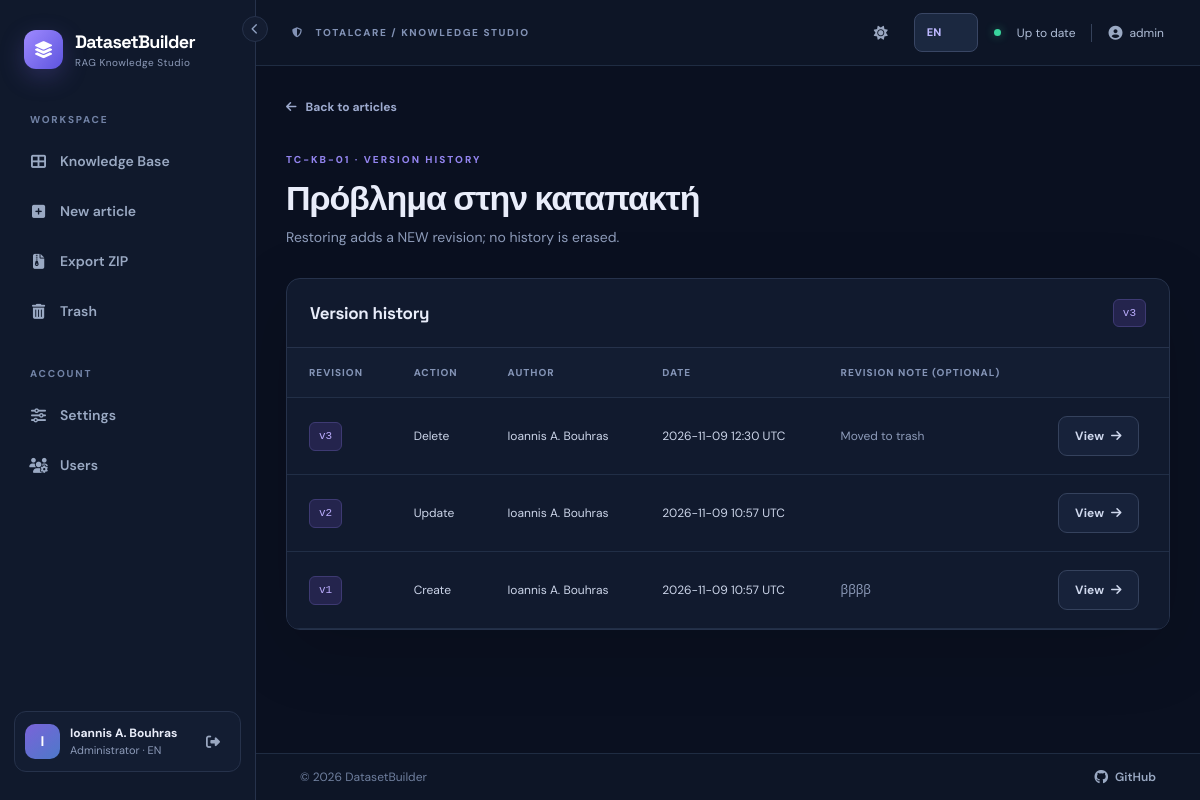
/documents/1/history (signed in), run on the app's committed database.
### datasetbuilder/models.py (models this page shows, shortened)
class User(UserMixin, db.Model):
    __tablename__ = "users"
    id = db.Column(db.Integer, primary_key=True)
    username = db.Column(db.String(80), nullable=False, unique=True)
    display_name = db.Column(db.String(160), nullable=False)
    password_hash = db.Column(db.String(255), nullable=False)
    role = db.Column(db.String(20), nullable=False, default="editor")
    active = db.Column(db.Boolean, nullable=False, default=True)
    created_at = db.Column(db.DateTime, nullable=False, default=utcnow)
    last_login_at = db.Column(db.DateTime)
    preferred_language = db.Column(db.String(2), nullable=False, default="en")
    preferred_theme = db.Column(db.String(5), nullable=False, default="dark")
    @property
    def is_active(self):
        return self.active
    def can_edit(self):
        return self.role in ("admin", "editor")
    def is_admin(self):
        return self.role == "admin"

class Document(db.Model):
    __tablename__ = "documents"
    __table_args__ = (Index("ix_documents_search_filters", "deleted_at", "knowledge_status", "category"),)
    id = db.Column(db.Integer, primary_key=True)
    title = db.Column(db.String(240), nullable=False)
    slug = db.Column(db.String(260), nullable=False)
    markdown = db.Column(db.Text, nullable=False)
    category = db.Column(db.String(120), nullable=False, default="General")
    knowledge_status = db.Column(db.String(60), nullable=False, default="Draft")
    product = db.Column(db.String(120), nullable=False, default="TotalCare")
    language = db.Column(db.String(40), nullable=False, default="English")
    created_by_id = db.Column(db.Integer, db.ForeignKey("users.id", ondelete="RESTRICT"), nullable=False)
    updated_by_id = db.Column(db.Integer, db.ForeignKey("users.id", ondelete="RESTRICT"), nullable=False)
    revision = db.Column(db.Integer, nullable=False, default=1)
    created_at = db.Column(db.DateTime, nullable=False, default=utcnow)
    updated_at = db.Column(db.DateTime, nullable=False, default=utcnow)
    deleted_at = db.Column(db.DateTime)
    sync_error = db.Column(db.Text)
    created_by = db.relationship("User", foreign_keys=[created_by_id], lazy="joined")
    updated_by = db.relationship("User", foreign_keys=[updated_by_id], lazy="joined")
    versions = db.relationship("DocumentRevision", back_populates="document", order_by="DocumentRevision.number.desc()")
    @property
    def kb_id(self):
        from flask import current_app
        return f"{current_app.config['KB_PREFIX']}-{self.id:0{current_app.config['KB_PADDING']}d}"

class DocumentRevision(db.Model):
    __tablename__ = "document_revisions"
    __table_args__ = (UniqueConstraint("document_id", "number", name="uq_doc_revision"),)
    id = db.Column(db.Integer, primary_key=True)
    document_id = db.Column(db.Integer, db.ForeignKey("documents.id", ondelete="CASCADE"), nullable=False, index=True)
    number = db.Column(db.Integer, nullable=False)
    title = db.Column(db.String(240), nullable=False)
    slug = db.Column(db.String(260), nullable=False)
    markdown = db.Column(db.Text, nullable=False)
    edited_by_id = db.Column(db.Integer, db.ForeignKey("users.id", ondelete="RESTRICT"), nullable=False)
    action = db.Column(db.String(30), nullable=False, default="update")
    note = db.Column(db.String(500), nullable=False, default="")
    created_at = db.Column(db.DateTime, nullable=False, default=utcnow)
    document = db.relationship("Document", back_populates="versions")
    edited_by = db.relationship("User", lazy="joined")

### datasetbuilder/views.py (the view)
@bp.get('/documents/<int:doc_id>/history')
@login_required
def history(doc_id):
    doc = get_doc_or_404(doc_id, include_deleted=True)
    revisions = (db.session.query(DocumentRevision).filter_by(document_id=doc.id)
                 .order_by(DocumentRevision.number.desc()).all())
    return render_template('history.html', doc=doc, revisions=revisions)

### datasetbuilder/__init__.py (called while the page is built)
@login_manager.user_loader
def load_user(user_id):
    try:
        user = db.session.get(User, int(user_id))
        return user if user and user.active else None
    except (TypeError, ValueError):
        return None

### datasetbuilder/access.py (called while the page is built)
def can_read(document):
    if document.deleted_at is not None:
        return current_user.can_edit()
    return True

def get_document(document_id, *, include_deleted=False):
    document = db.get_or_404(Document, document_id)
    if document.deleted_at is not None and not include_deleted:
        abort(404)
    if not can_read(document):
        abort(404)
    return document

### datasetbuilder/i18n.py (called while the page is built)
def translate(key, lang='en'):
    return (EL if lang == 'el' else EN).get(key, EN.get(key, key))

### datasetbuilder/views.py (called while the page is built)
def get_doc_or_404(doc_id, include_deleted=False):
    return get_document(doc_id, include_deleted=include_deleted)

### datasetbuilder/templates/history.html (shortened to what this page needs)
{% extends 'base.html' %}
{% block content %}<div class="wide-container"><div class="page-head"><div><a class="back-link" href="{{ url_for('main.show_document', doc_id=doc.id) }}"><i class="fa-solid fa-arrow-left"></i> {{ t('back') }}</a><div class="eyebrow mt-4">{{ doc.kb_id }} · {{ t('history') }}</div><h1>{{ doc.title }}</h1><p class="muted">{{ t('revision_warning') }}</p></div></div><div class="surface"><div class="surface-header"><h2>{{ t('history') }}</h2><span class="code-tag">v{{ doc.revision }}</span></div><div class="table-responsive"><table class="table data-table"><thead><tr><th>{{ t('revision') }}</th><th>{{ t('action') }}</th><th>{{ t('author') }}</th><th>{{ t('date') }}</th><th>{{ t('revision_note') }}</th><th></th></tr></thead><tbody>{% for rev in revisions %}<tr><td><span class="code-tag">v{{ rev.number }}</span></td><td>{{ t('revision_action_' + rev.action) }}</td><td>{{ rev.edited_by.display_name }}</td><td>{{ rev.created_at.strftime('%Y-%m-%d %H:%M') }} UTC</td><td class="muted">{{ rev.note }}</td><td><a class="btn btn-sm btn-outline-light-custom" href="{{ url_for('main.history_revision', doc_id=doc.id, revision_id=rev.id) }}">{{ t('view') }} <i class="fa-solid fa-arrow-right ms-1"></i></a></td></tr>{% endfor %}</tbody></table></div></div></div>{% endblock %}

### datasetbuilder/templates/base.html (shortened to what this page needs)
<!doctype html>
<html lang="{{ ui_lang }}" data-theme="{{ ui_theme }}">
<head>
  <link rel="stylesheet" href="{{ url_for('static', filename='vendor/bootstrap.min.css') }}">
  <link rel="stylesheet" href="https://cdnjs.cloudflare.com/ajax/libs/font-awesome/6.5.2/css/all.min.css">
  <link rel="stylesheet" href="{{ url_for('static', filename='css/app.css') }}">
  <link rel="stylesheet" href="{{ url_for('static', filename='css/print.css') }}" media="print">
</head>
<body class="{% if current_user.is_authenticated %}app-shell{% else %}login-shell{% endif %}{% if nav_collapsed %} nav-collapsed{% endif %}">
{% if current_user.is_authenticated %}
  <aside class="sidebar" id="appSidebar">
    <button type="button" class="nav-collapse-btn" id="nav-collapse" aria-controls="appSidebar" aria-expanded="true" title="{{ t('collapse_nav') }}"><i class="fa-solid fa-chevron-left"></i></button>
    <a class="brand" href="{{ url_for('main.dashboard') }}">
      <span class="brand-icon"><i class="fa-solid fa-layer-group"></i></span>
      <span class="brand-text"><strong>DatasetBuilder</strong><small>{{ t('tagline') }}</small></span>
    </a>
    <div class="sidebar-label">{{ t('workspace')|upper }}</div>
    <nav class="menu">
      <a class="menu-link {% if request.endpoint == 'main.dashboard' %}active{% endif %}" href="{{ url_for('main.dashboard') }}" title="{{ t('dashboard') }}"><i class="fa-solid fa-table-cells-large"></i> <span class="nav-text">{{ t('dashboard') }}</span></a>
      {% if current_user.can_edit() %}
      <a class="menu-link {% if request.endpoint == 'main.new_document' %}active{% endif %}" href="{{ url_for('main.new_document') }}" title="{{ t('new_article') }}"><i class="fa-solid fa-square-plus"></i> <span class="nav-text">{{ t('new_article') }}</span></a>
      {% endif %}
      <a class="menu-link" href="{{ url_for('main.export_zip') }}" id="nav-export" title="{{ t('export') }}"><i class="fa-solid fa-file-zipper"></i> <span class="nav-text">{{ t('export') }}</span></a>
      {% if current_user.can_edit() %}<a class="menu-link {% if request.endpoint == 'main.trash' %}active{% endif %}" href="{{ url_for('main.trash') }}" title="{{ t('trash') }}"><i class="fa-solid fa-trash-can"></i> <span class="nav-text">{{ t('trash') }}</span></a>{% endif %}
    </nav>
    <div class="sidebar-label mt-4">{{ t('account')|upper }}</div>
    <nav class="menu">
      <a class="menu-link {% if request.endpoint == 'main.settings' %}active{% endif %}" href="{{ url_for('main.settings') }}" title="{{ t('settings') }}"><i class="fa-solid fa-sliders"></i> <span class="nav-text">{{ t('settings') }}</span></a>
      {% if current_user.is_admin() %}<a class="menu-link {% if request.endpoint == 'admin.users' %}active{% endif %}" href="{{ url_for('admin.users') }}" title="{{ t('users') }}"><i class="fa-solid fa-users-gear"></i> <span class="nav-text">{{ t('users') }}</span></a>{% endif %}
    </nav>
    <div class="sidebar-footer">
      <div class="user-avatar">{{ current_user.display_name[:1]|upper }}</div>
      <div class="user-mini"><b>{{ current_user.display_name }}</b><small>{{ t('account_role_'+current_user.role) }} · {{ 'EL' if ui_lang == 'el' else 'EN' }}</small></div>
      <form method="post" action="{{ url_for('auth.logout') }}"><input type="hidden" name="csrf_token" value="{{ csrf_token() }}"><button class="icon-btn" title="{{ t('logout') }}" aria-label="{{ t('logout') }}"><i class="fa-solid fa-right-from-bracket"></i></button></form>
    </div>
  </aside>
{% endif %}
<main class="{% if current_user.is_authenticated %}main-area{% else %}login-main{% endif %}">
{% if current_user.is_authenticated %}
  <header class="topbar">
    <div class="d-flex align-items-center gap-2"><span class="location-label"><i class="fa-solid fa-shield-halved me-2"></i> TOTALCARE / {{ t('knowledge_studio')|upper }}</span></div>
    <div class="d-flex align-items-center gap-3"><button class="icon-btn" id="theme-toggle" type="button" title="{{ t('switch_theme') }}" aria-label="{{ t('switch_theme') }}"><i class="fa-solid fa-{{ 'sun' if ui_theme == 'dark' else 'moon' }}"></i></button><form action="{{ url_for('main.change_language') }}" method="post" class="d-inline-flex align-items-center"><input type="hidden" name="csrf_token" value="{{ csrf_token() }}"><input type="hidden" name="next" value="{{ request.full_path }}"><select name="language" class="form-select form-select-sm lang-switch" aria-label="{{ t('preferred_language') }}"><option value="en" {% if ui_lang=='en' %}selected{% endif %}>EN</option><option value="el" {% if ui_lang=='el' %}selected{% endif %}>ΕΛ</option></select></form><span class="live-dot"></span><span class="topbar-note">{{ t('ready') }}</span><span class="topbar-user"><i class="fa-solid fa-user-circle"></i>{{ current_user.username }}</span></div>
  </header>
{% endif %}
  <div class="content-area {% block content_class %}{% endblock %}">{% block content %}{% endblock %}</div>
  <footer class="app-footer">
    <span class="app-footer-copy">&copy; {{ footer_year }} {{ footer_owner }}</span>
    <a class="app-footer-link" href="{{ footer_url }}" target="_blank" rel="noopener noreferrer"><i class="fa-brands fa-github"></i> GitHub</a>
  </footer>
</main>
<div class="toast-container position-fixed top-0 end-0 p-4" id="toast-container" style="z-index:11000;"></div>
</body>
</html>

### data on the page
User: display_name "I", display_name "Ioannis A. Bouhras", role "Administrator", preferred_language "EN", language "EN", username "admin"
Document: kb_id "TC-KB-01", title "Πρόβλημα στην καταπακτή", revision "3"
DocumentRevision: number "3", action "Delete", edited_by.display_name "Ioannis A. Bouhras", created_at "2026-11-09 12:30", note "Moved to trash", t "View"
DocumentRevision: number "2", action "Update", edited_by.display_name "Ioannis A. Bouhras", created_at "2026-11-09 10:57", t "View"
DocumentRevision: number "1", action "Create", edited_by.display_name "Ioannis A. Bouhras", created_at "2026-11-09 10:57", note "ββββ", t "View"

### other printed values
{{ t('tagline') }} "RAG Knowledge Studio"
{{ t('workspace')|upper }} "WORKSPACE"
{{ t('dashboard') }} "Knowledge Base"
{{ t('new_article') }} "New article"
{{ t('export') }} "Export ZIP"
{{ t('trash') }} "Trash"
{{ t('account')|upper }} "ACCOUNT"
{{ t('settings') }} "Settings"
{{ t('users') }} "Users"
{{ t('knowledge_studio')|upper }} "KNOWLEDGE STUDIO"
{{ t('ready') }} "Up to date"
{{ t('back') }} "Back to articles"
{{ t('history') }} "VERSION HISTORY"
{{ t('revision_warning') }} "Restoring adds a NEW revision; no history is erased."
{{ t('history') }} "Version history"
